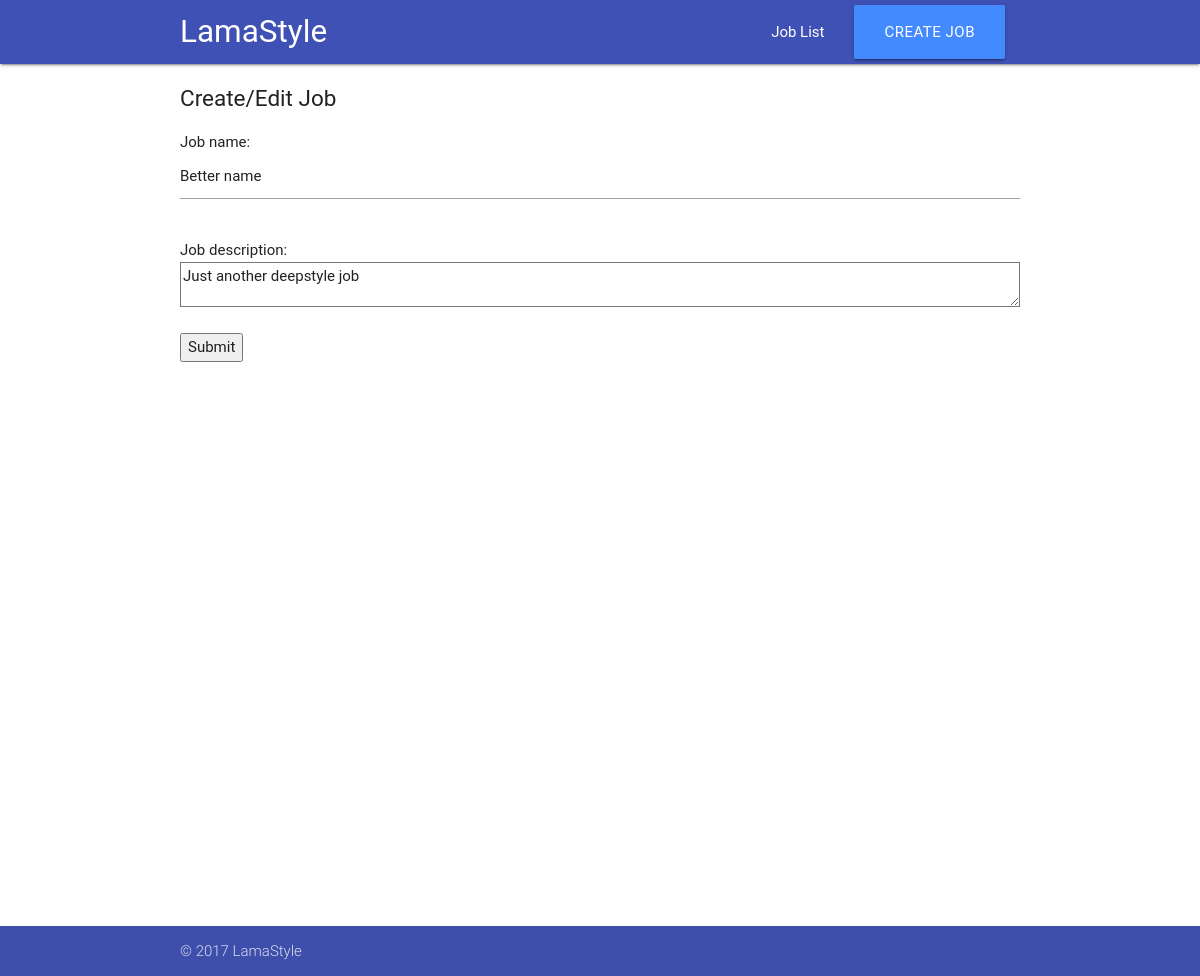
The app's page /deepstyle/1/edit/, older data.
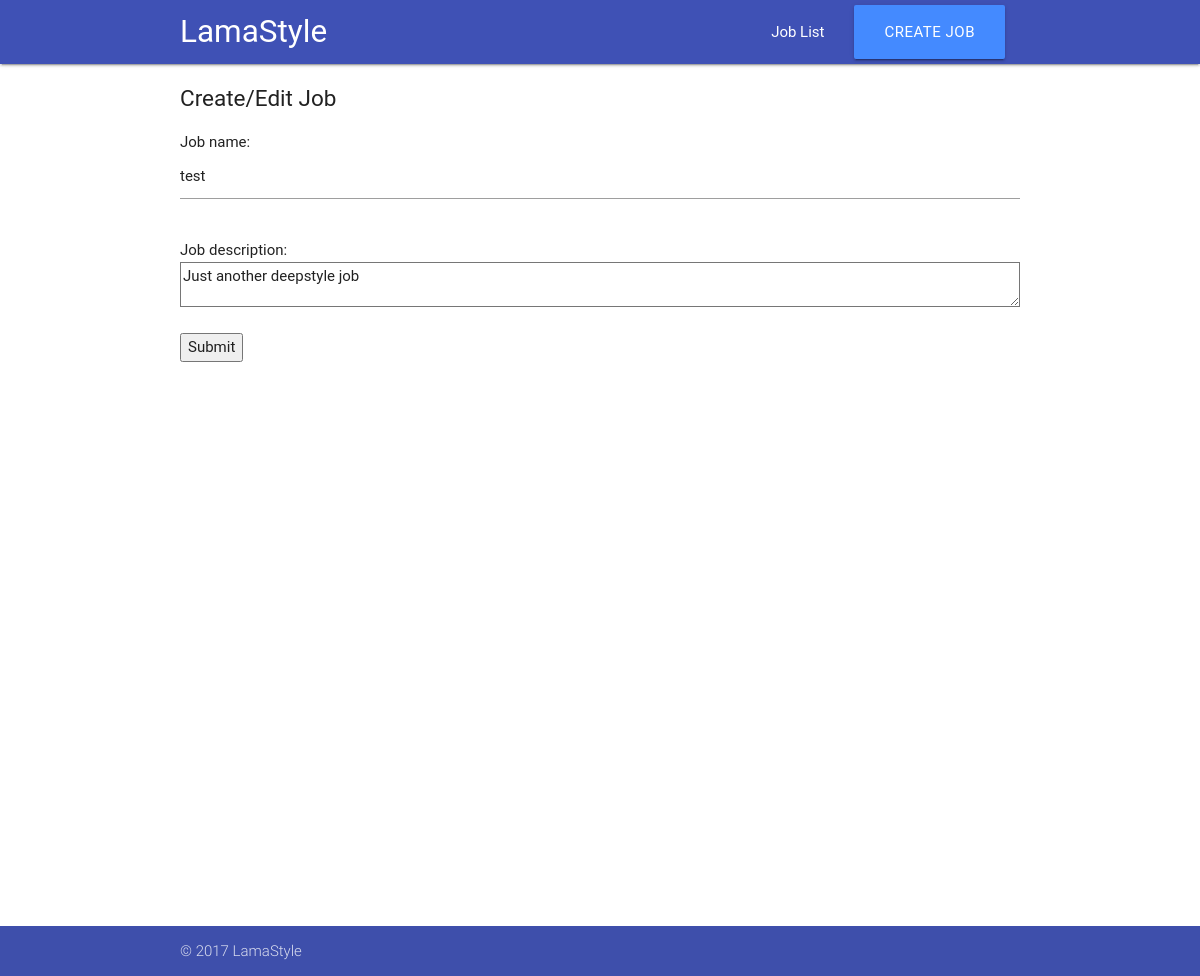
The same page, newer data.
### deepstyle/models.py (models this page shows, shortened)
class Job(models.Model):
    job_name = models.CharField(max_length = 200)
    job_description = models.TextField(default="Just another deepstyle job")
    input_image = models.ImageField(blank = True, null = True)
    style_image = models.ImageField(blank = True, null = True)
    output_image = models.CharField(max_length = 100, blank = True, null = True)
    output_width = models.PositiveSmallIntegerField(
        default = 600,
        verbose_name= ('Output Width [100 - 1000] (Higher width will output higher resolution image, however, at higher processing time)'),
        validators=[MaxValueValidator(1000, message="Value too high"), MinValueValidator(100, message="Value too low")],
        )
    iterations = models.PositiveIntegerField(
        default = 1000,
        verbose_name= ('Iterations [500 - 2000] (Higher iterations might output better results, however, at higher processing time)'),
        validators=[MaxValueValidator(2000, message="Value too high"), MinValueValidator(500, message="Value too low")],
        )
    content_weight = models.FloatField(
        default = 5e0,
        verbose_name= ('Content Weight [100 - 1000]')
        )
    content_weight_blend = models.FloatField(default = 1, verbose_name= ('Content Weight Blend [0.0 - 1.0]'))
    style_weight = models.FloatField(default = 5e2, verbose_name= ('Style Weight [100 - 1000]'))
    style_scale = models.FloatField(default = 1.0, verbose_name= ('Style Scale [100 - 1000]'))
    learning_rate = models.FloatField(default = 1e1, verbose_name= ('Learning Rate [100 - 1000]'))
    style_layer_weight_exp = models.FloatField(default = 1, verbose_name= ('Style Layer Weight Exp [100 - 1000]'))
    preserve_color = models.BooleanField(default = False)
    POOLING_OPTIONS = (
        ('MAX', "max"),
        ('AVG', "avg")
    )
    pooling = models.CharField(max_length = 3, choices = POOLING_OPTIONS, default = 'MAX')
    QUEUED = 'Q'
    INPROGRESS = 'P'
    COMPLETED = 'C'
    FAIL = 'F'
    PROGRESS_FAIL = 'PF'
    JOB_STATUS_OPTIONS = (
        (QUEUED, "Queued"),
        (INPROGRESS, "In Progress"),
        (COMPLETED, "Completed"),
        (FAIL, "Failed"),
        (PROGRESS_FAIL, "Progress Failed"),
    )
    job_status = models.CharField(max_length = 2, choices = JOB_STATUS_OPTIONS, default = QUEUED)
    job_added = models.DateTimeField(default = datetime.now)
    job_start = models.DateTimeField(blank = True, null = True)
    job_completed = models.DateTimeField(blank = True, null = True)

### deepstyle/views.py (the view)
# urls.py: url(r'^(?P<pk>[0-9]+)/edit/$', views.EditJob.as_view(), name='EditJob'),
class EditJob(UpdateView):
    model = Job
    fields = ['job_name', 'job_description']

### deepstyle/templates/deepstyle/job_form.html (shortened to what this page needs)
{% extends 'deepstyle/base.html' %}
{% block body %}
	<div class="row">
		<h3>Create/Edit Job</h3>
		<form action="" method = "post" enctype = "multipart/form-data">
			{% include 'deepstyle/form-template.html' %}
			<button type="submit">Submit</button>
		</form>
	</div>
{% endblock %}

### deepstyle/templates/deepstyle/base.html (shortened to what this page needs)
<!DOCTYPE html>
<html>
	<head>
		{% load staticfiles %}
		<link rel="stylesheet" href="{% static 'styles.min.css' %}">
	</head>
	<body>
		<div class="navbar-fixed">
			<nav>
				<div class="nav-wrapper">
					<a href="{% url 'deepstyle:index' %}" class="brand-logo">LamaStyle</a>
					<ul class="right hide-on-med-and-down">
						<li><a href="{% url 'deepstyle:index' %}">Job List</a></li>
						<li><a href="{% url 'deepstyle:CreateJob' %}" class="waves-effect waves-light btn-large">Create Job</a></li>
					</ul>
				</div>
			</nav>
		</div>
		<div class="container main-content">
			{% block body %}{% endblock %}
		</div>
		<footer class="page-footer">
			<div class="footer-copyright">
				<div class="container">
				© {% now 'Y' %} LamaStyle
				</div>
			</div>
		</footer>
	</body>
</html>

### deepstyle/templates/deepstyle/form-template.html (shortened to what this page needs)
{% for field in form %}
	<div class="form-divs">
		<label class="control-label">{{ field.label_tag }}</label>
		<div>{{ field }}</div>
	</div>
{% endfor %}

Row changes from the older to the newer data that the page shows:
changed Job "Just another deepstyle job": job_name "Better name" → "test"
